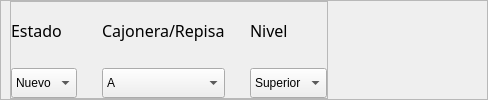
                               <widget class="QFrame" name="f2selectstates">
                                <property name="minimumSize">
                                 <size>
                                  <width>0</width>
                                  <height>80</height>
                                 </size>
                                </property>
                                <property name="frameShape">
                                 <enum>QFrame::StyledPanel</enum>
                                </property>
                                <property name="frameShadow">
                                 <enum>QFrame::Raised</enum>
                                </property>
                                <layout class="QHBoxLayout" name="horizontalLayout_4">
                                 <property name="spacing">
                                  <number>0</number>
                                 </property>
                                 <property name="leftMargin">
                                  <number>9</number>
                                 </property>
                                 <property name="topMargin">
                                  <number>0</number>
                                 </property>
                                 <property name="rightMargin">
                                  <number>9</number>
                                 </property>
                                 <property name="bottomMargin">
                                  <number>0</number>
                                 </property>
                                 <item>
                                  <widget class="QFrame" name="frameselects">
                                   <property name="sizePolicy">
                                    <sizepolicy hsizetype="Expanding" vsizetype="Minimum">
                                     <horstretch>0</horstretch>
                                     <verstretch>0</verstretch>
                                    </sizepolicy>
                                   </property>
                                   <property name="frameShape">
                                    <enum>QFrame::StyledPanel</enum>
                                   </property>
                                   <property name="frameShadow">
                                    <enum>QFrame::Raised</enum>
                                   </property>
                                   <layout class="QHBoxLayout" name="horizontalLayout_6">
                                    <property name="spacing">
                                     <number>5</number>
                                    </property>
                                    <property name="leftMargin">
                                     <number>0</number>
                                    </property>
                                    <property name="topMargin">
                                     <number>0</number>
                                    </property>
                                    <property name="rightMargin">
                                     <number>0</number>
                                    </property>
                                    <property name="bottomMargin">
                                     <number>0</number>
                                    </property>
                                    <item>
                                     <layout class="QVBoxLayout" name="vl1">
                                      <property name="spacing">
                                       <number>10</number>
                                      </property>
                                      <item>
                                       <widget class="QLabel" name="lb_state">
                                        <property name="minimumSize">
                                         <size>
                                          <width>0</width>
                                          <height>30</height>
                                         </size>
                                        </property>
                                        <property name="font">
                                         <font>
                                          <family>Microsoft YaHei</family>
                                          <pointsize>12</pointsize>
                                          <weight>50</weight>
                                          <italic>false</italic>
                                          <bold>false</bold>
                                         </font>
                                        </property>
                                        <property name="text">
                                         <string>Estado</string>
                                        </property>
                                        <property name="textFormat">
                                         <enum>Qt::AutoText</enum>
                                        </property>
                                       </widget>
                                      </item>
                                      <item>
                                       <widget class="QComboBox" name="cb_state">
                                        <property name="minimumSize">
                                         <size>
                                          <width>0</width>
                                          <height>30</height>
                                         </size>
                                        </property>
                                        <item>
                                         <property name="text">
                                          <string>Nuevo</string>
                                         </property>
                                        </item>
                                        <item>
                                         <property name="text">
                                          <string>Usado</string>
                                         </property>
                                        </item>
                                        <item>
                                         <property name="text">
                                          <string>Roto</string>
                                         </property>
                                        </item>
                                       </widget>
                                      </item>
                                     </layout>
                                    </item>
                                    <item>
                                     <spacer name="horizontalSpacer_5">
                                      <property name="orientation">
                                       <enum>Qt::Horizontal</enum>
                                      </property>
                                      <property name="sizeType">
                                       <enum>QSizePolicy::Fixed</enum>
                                      </property>
                                      <property name="sizeHint" stdset="0">
                                       <size>
                                        <width>20</width>
                                        <height>20</height>
                                       </size>
                                      </property>
                                     </spacer>
                                    </item>
                                    <item>
                                     <layout class="QVBoxLayout" name="vL2">
                                      <property name="spacing">
                                       <number>10</number>
                                      </property>
                                      <item>
                                       <widget class="QLabel" name="lb_subinv">
                                        <property name="minimumSize">
                                         <size>
                                          <width>0</width>
                                          <height>30</height>
                                         </size>
                                        </property>
                                        <property name="font">
                                         <font>
                                          <family>Microsoft YaHei</family>
                                          <pointsize>12</pointsize>
                                          <weight>50</weight>
                                          <italic>false</italic>
                                          <bold>false</bold>
                                         </font>
                                        </property>
                                        <property name="text">
                                         <string>Cajonera/Repisa</string>
                                        </property>
                                        <property name="textFormat">
                                         <enum>Qt::AutoText</enum>
                                        </property>
                                       </widget>
                                      </item>
                                      <item>
                                       <widget class="QComboBox" name="cb_subinv">
                                        <property name="minimumSize">
                                         <size>
                                          <width>0</width>
                                          <height>30</height>
                                         </size>
                                        </property>
                                        <item>
                                         <property name="text">
                                          <string>A</string>
                                         </property>
                                        </item>
                                        <item>
                                         <property name="text">
                                          <string>B</string>
                                         </property>
                                        </item>
                                        <item>
                                         <property name="text">
                                          <string>C</string>
                                         </property>
                                        </item>
                                        <item>
                                         <property name="text">
                                          <string>D</string>
                                         </property>
                                        </item>
                                        <item>
                                         <property name="text">
                                          <string>E</string>
                                         </property>
                                        </item>
                                       </widget>
                                      </item>
                                     </layout>
                                    </item>
                                    <item>
                                     <spacer name="horizontalSpacer_8">
                                      <property name="orientation">
                                       <enum>Qt::Horizontal</enum>
                                      </property>
                                      <property name="sizeType">
                                       <enum>QSizePolicy::Fixed</enum>
                                      </property>
                                      <property name="sizeHint" stdset="0">
                                       <size>
                                        <width>20</width>
                                        <height>20</height>
                                       </size>
                                      </property>
                                     </spacer>
                                    </item>
                                    <item>
                                     <layout class="QVBoxLayout" name="vl3">
                                      <property name="spacing">
                                       <number>10</number>
                                      </property>
                                      <item>
                                       <widget class="QLabel" name="lb_level">
                                        <property name="minimumSize">
                                         <size>
                                          <width>0</width>
                                          <height>30</height>
                                         </size>
                                        </property>
                                        <property name="font">
                                         <font>
                                          <family>Microsoft YaHei</family>
                                          <pointsize>12</pointsize>
                                          <weight>50</weight>
                                          <italic>false</italic>
                                          <bold>false</bold>
                                         </font>
                                        </property>
                                        <property name="text">
                                         <string>Nivel </string>
                                        </property>
                                        <property name="textFormat">
                                         <enum>Qt::AutoText</enum>
                                        </property>
                                       </widget>
                                      </item>
                                      <item>
                                       <widget class="QComboBox" name="cb_level">
                                        <property name="minimumSize">
                                         <size>
                                          <width>0</width>
                                          <height>30</height>
                                         </size>
                                        </property>
                                        <item>
                                         <property name="text">
                                          <string>Superior</string>
                                         </property>
                                        </item>
                                        <item>
                                         <property name="text">
                                          <string>Medio</string>
                                         </property>
                                        </item>
                                        <item>
                                         <property name="text">
                                          <string>Inferior</string>
                                         </property>
                                        </item>
                                       </widget>
                                      </item>
                                     </layout>
                                    </item>
                                   </layout>
                                  </widget>
                                 </item>
                                 <item>
                                  <spacer name="horizontalSpacer_6">
                                   <property name="orientation">
                                    <enum>Qt::Horizontal</enum>
                                   </property>
                                   <property name="sizeType">
                                    <enum>QSizePolicy::Fixed</enum>
                                   </property>
                                   <property name="sizeHint" stdset="0">
                                    <size>
                                     <width>50</width>
                                     <height>20</height>
                                    </size>
                                   </property>
                                  </spacer>
                                 </item>
                                 <item>
                                  <widget class="QLabel" name="lb_selectsERR">
                                   <property name="sizePolicy">
                                    <sizepolicy hsizetype="Preferred" vsizetype="Preferred">
                                     <horstretch>0</horstretch>
                                     <verstretch>0</verstretch>
                                    </sizepolicy>
                                   </property>
                                   <property name="minimumSize">
                                    <size>
                                     <width>100</width>
                                     <height>30</height>
                                    </size>
                                   </property>
                                   <property name="text">
                                    <string/>
                                   </property>
                                  </widget>
                                 </item>
                                </layout>
                               </widget>
